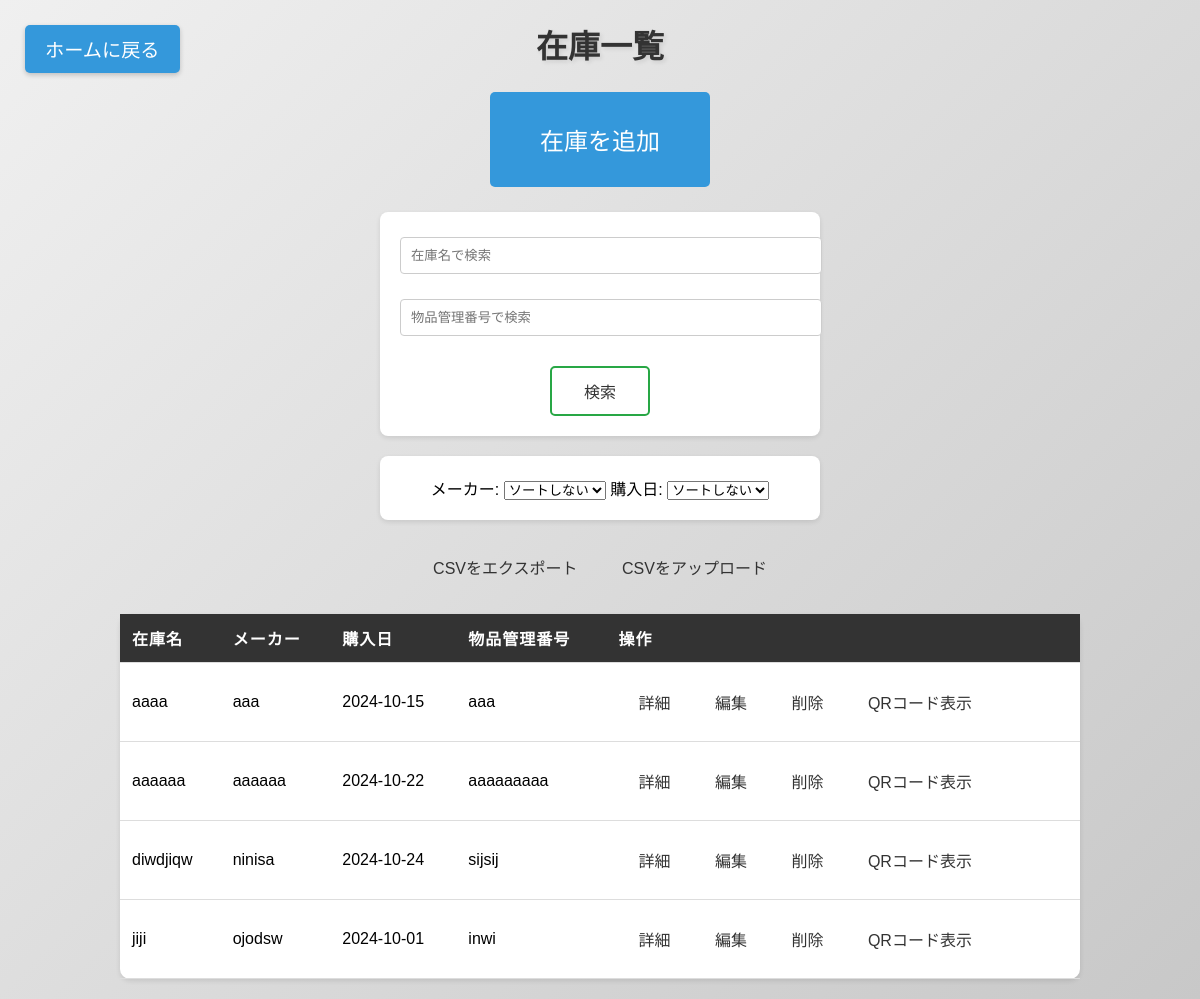
The page /inventory on the database as committed earlier.
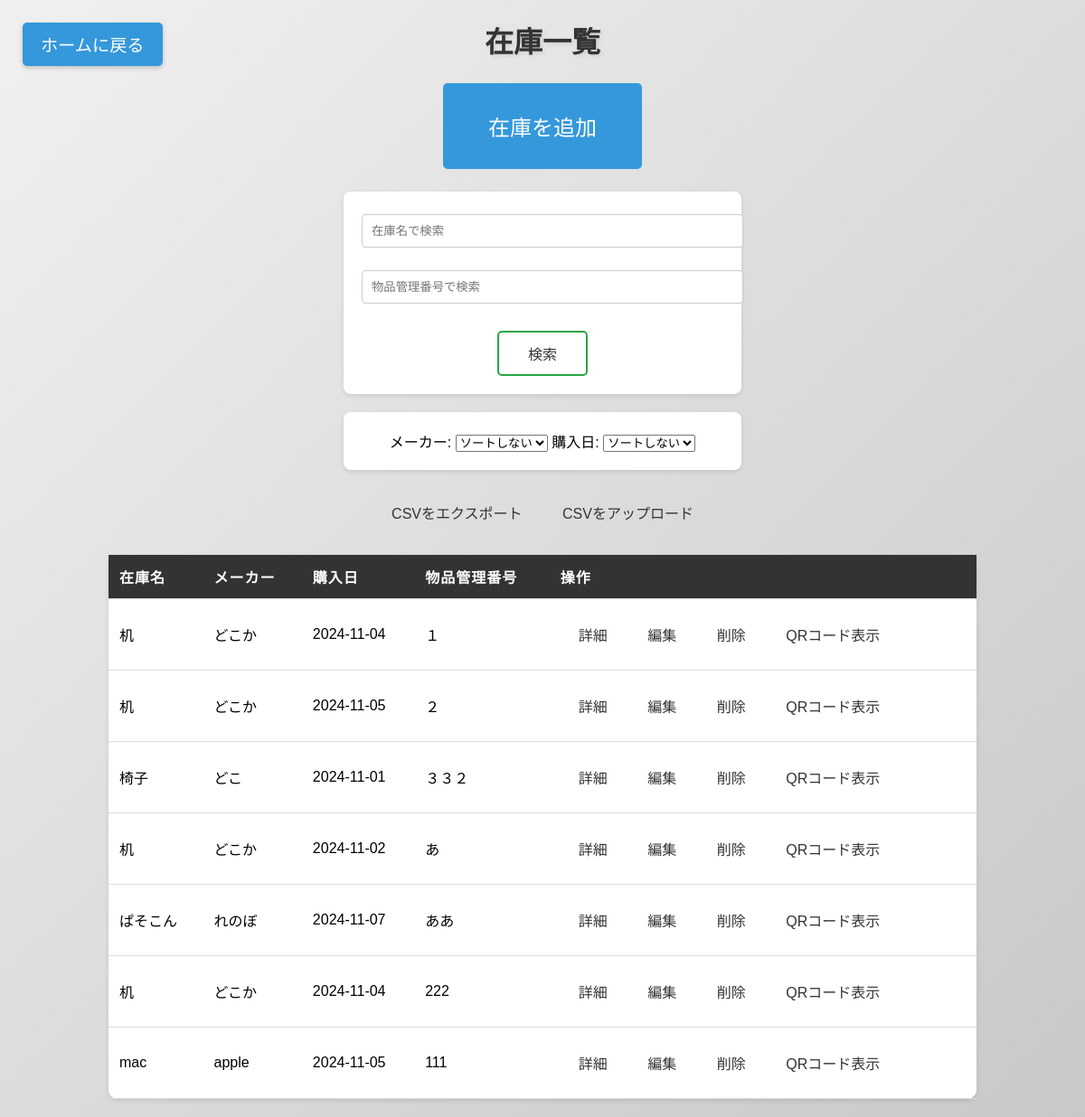
The same page on the database as committed later.
### tables this page shows
CREATE TABLE inventory (
            id INTEGER PRIMARY KEY AUTOINCREMENT,
            product_name TEXT NOT NULL,
            manufacturer TEXT NOT NULL,
            purchase_date TEXT NOT NULL,
            item_number TEXT,  -- 物品管理番号
            description TEXT   -- 説明
        );

### app.py (the view)
@app.route('/inventory')
def inventory():
    conn = get_db_connection()
    search_query = request.args.get('search')
    item_number = request.args.get('item_number')
    sort = request.args.get('sort')
    query = 'SELECT * FROM inventory WHERE 1=1'
    params = []
    if search_query:
        query += ' AND product_name LIKE ?'
        params.append('%' + search_query + '%')
    if item_number:
        query += ' AND item_number = ?'
        params.append(item_number)
    if sort == 'manufacturer':
        query += ' ORDER BY manufacturer'
    elif sort == 'purchase_date_asc':  # 購入日昇順
        query += ' ORDER BY purchase_date ASC'
    elif sort == 'purchase_date_desc':  # 購入日降順
        query += ' ORDER BY purchase_date DESC'
    products = conn.execute(query, params).fetchall()
    conn.close()
    return render_template('inventory.html', products=products)

### app.py (called while the page is built)
def get_db_connection():
    conn = sqlite3.connect('inventory.db')
    conn.row_factory = sqlite3.Row
    return conn

### templates/inventory.html (shortened to what this page needs)
<!DOCTYPE html>
<html lang="ja">
<head>
    <link rel="stylesheet" href="{{ url_for('static', filename='styles.css') }}">
    <link rel="stylesheet" href="{{ url_for('static', filename='styles.css') }}">
</head>
</head>
<body>
<h1>在庫一覧</h1>
<a href="{{ url_for('index') }}" class="back-button">ホームに戻る</a>
<a href="{{ url_for('show_add_product') }}" class="add-product-btn">在庫を追加</a>
    <form method="GET" action="{{ url_for('inventory') }}">
        <input type="text" name="search" placeholder="在庫名で検索" value="{{ request.args.get('search', '') }}">
        <input type="text" name="item_number" placeholder="物品管理番号で検索" value="{{ request.args.get('item_number', '') }}">
        <input type="submit" value="検索"style="width: 100px; height: 50px; font-size: 16px; margin-top: 10px;">
    </form>
<form method="GET" action="{{ url_for('inventory') }}">
    <label for="sort_manufacturer">メーカー:</label>
    <select id="sort_manufacturer" name="sort" onchange="this.form.submit()">
        <option value="">ソートしない</option>
    </select>
    <label for="sort_date">購入日:</label>
    <select id="sort_date" name="sort_date" onchange="this.form.submit()">
        <option value="">ソートしない</option>
    </select>
</form>
    <a href="{{ url_for('export_csv') }}">CSVをエクスポート</a>
    <a href="{{ url_for('upload_csv') }}">CSVをアップロード</a>
    <table>
        <thead>
            <tr>
                <th>在庫名</th>
                <th>メーカー</th>
                <th>購入日</th>
                <th>物品管理番号</th>
                <th>操作</th>
            </tr>
        </thead>
        <tbody>
            {% for product in products %}
                <tr>
                    <td>{{ product.product_name }}</td>
                    <td>{{ product.manufacturer }}</td>
                    <td>{{ product.purchase_date }}</td>
                    <td>{{ product.item_number }}</td>
                    <td>
                        <a href="{{ url_for('product_detail', product_id=product.id) }}">詳細</a>
                        <a href="{{ url_for('edit_product', product_id=product.id) }}">編集</a>
                        <a href="{{ url_for('delete_product', product_id=product.id) }}">削除</a>
                        <a href="{{ url_for('generate_qr', product_id=product.id) }}">QRコード表示</a>
                    </td>
                </tr>
            {% endfor %}
        </tbody>
    </table>
</body>
</html>

### static/styles.css (style rules this page uses)
body { font-family: 'Sacramento', cursive; margin: 0; padding: 0; background-color: #f4f4f4; background: linear-gradient(135deg, #f0f0f0, #c8c8c8); }
h1, h2 { text-align: center; color: #333; margin-bottom: 20px; text-shadow: 2px 2px 4px rgba(0, 0, 0, 0.1); }
a { text-decoration: none; color: #333; position: relative; display: inline-block; padding: 10px 15px; margin: 5px; transition: all 0.3s ease; background-color: transparent; }
a::after { content: ''; position: absolute; width: 100%; height: 2px; bottom: 0; left: 0; background-color: #ab1717; transform: scaleX(0); transform-origin: right; transition: transform 0.3s ease; }
table { width: 80%; margin: 20px auto; border-collapse: collapse; background-color: white; box-shadow: 0 2px 5px rgba(0, 0, 0, 0.1); border-radius: 10px; }
th, td { padding: 12px; text-align: left; border-bottom: 1px solid #ddd; }
th { background-color: #333; color: white; text-transform: uppercase; letter-spacing: 1px; }
form { max-width: 400px; margin: 20px auto; padding: 20px; background-color: white; box-shadow: 0 2px 5px rgba(0, 0, 0, 0.1); border-radius: 8px; }
input[type="text"], input[type="date"] { width: 100%; padding: 10px; margin: 5px 0 20px 0; border: 1px solid #ccc; border-radius: 4px; }
input[type="submit"] { background-color: transparent; color: #333; border: 2px solid #28a745; padding: 10px 15px; border-radius: 5px; cursor: pointer; position: relative; transition: all 0.3s ease; }
input[type="submit"]::after { content: ''; position: absolute; width: 100%; height: 2px; bottom: 0; left: 0; background-color: #28a745; transform: scaleX(0); transform-origin: right; transition: transform 0.3s ease; }

### templates/inventory.html (style rules this page uses)
body { text-align: center; font-family: Arial, sans-serif; }
.add-product-btn { font-size: 1.5em; padding: 30px 50px; background-color: #3498db; color: white; border: none; border-radius: 5px; text-decoration: none; display: inline-block; }
.back-button { position: absolute; top: 20px; left: 20px; font-size: 1.2em; text-decoration: none; color: white; background-color: #3498db; padding: 10px 20px; border-radius: 5px; box-shadow: 0 2px 5px rgba(0, 0, 0, 0.2); transition: background-color 0.3s; }

Rows that differ between the two databases and show on the page:
removed inventory: product_name "aaaa", manufacturer "aaa", purchase_date "2024-10-15", item_number "aaa"
removed inventory: product_name "aaaaaa", manufacturer "aaaaaa", purchase_date "2024-10-22", item_number "aaaaaaaaa"
removed inventory: product_name "diwdjiqw", manufacturer "ninisa", purchase_date "2024-10-24", item_number "sijsij"
removed inventory: product_name "jiji", manufacturer "ojodsw", purchase_date "2024-10-01", item_number "inwi"
added inventory: product_name "机", manufacturer "どこか", purchase_date "2024-11-04", item_number "１"
added inventory: product_name "机", manufacturer "どこか", purchase_date "2024-11-05", item_number "２"
added inventory: product_name "椅子", manufacturer "どこ", purchase_date "2024-11-01", item_number "３３２"
added inventory: product_name "机", manufacturer "どこか", purchase_date "2024-11-02", item_number "あ"
added inventory: product_name "ぱそこん", manufacturer "れのぼ", purchase_date "2024-11-07", item_number "ああ"
added inventory: product_name "机", manufacturer "どこか", purchase_date "2024-11-04", item_number "222"
added inventory: product_name "mac", manufacturer "apple", purchase_date "2024-11-05", item_number "111"
